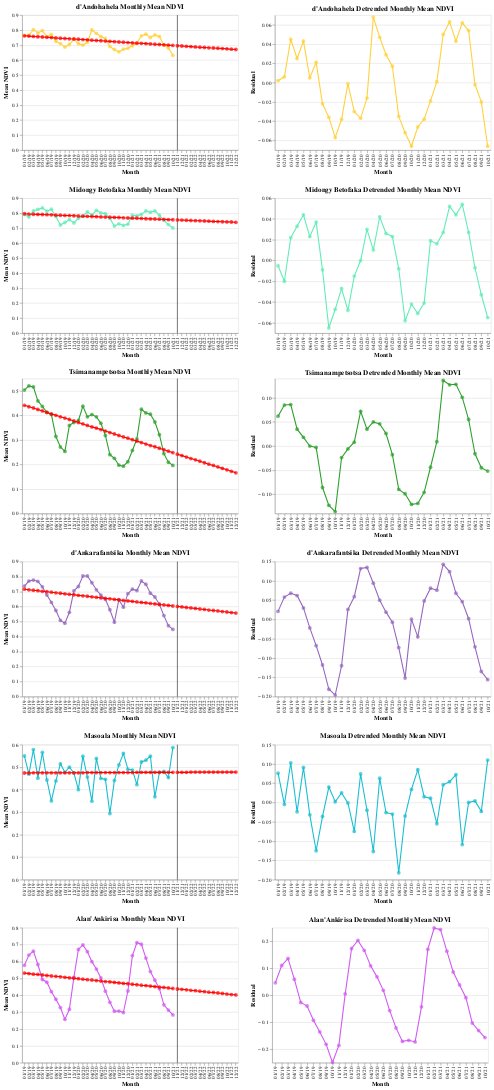

The notebook cell saved with this chart:
### Code cell
# linear regression

charts_1, mseLinearMod = [], dict()
colors = ["#FFD13C", "#61ECB6", "#2ca02c", "#9467bd", "#17becf", "#D159F2"]

for i in list(zip(df["Region"].unique(), colors)):
  dfSubset = df[df["Region"] == i[0]]
  trainFeatures, target = dfSubset["Years Since Epoch (t)"].values.reshape(34,1), dfSubset["Mean NDVI"].values.reshape(34,1)
  predFeatures = np.reshape(futureMonths, (14, 1))

  linearMod = LinearRegression().fit(trainFeatures, target)
  dfSubset["Fitted Mean NDVI"] = np.round(linearMod.predict(trainFeatures), 3)
  dfSubset["Residual"] = np.round(target - linearMod.predict(trainFeatures), 3)
  mseLinearMod[i[0]] = np.mean(np.square(dfSubset["Residual"]))

  predDf = pd.DataFrame({"Month": formattedAxisDates[34:],
                         "Region": [i[0]] * 14,
                         "Predicted Mean NDVI": linearMod.predict(predFeatures).flatten()}).round(3)

  charts_1.append(plotCharts(df_1=dfSubset, df_2=predDf,
                             color=i[1], region=i[0]))

alt.vconcat(*charts_1)
